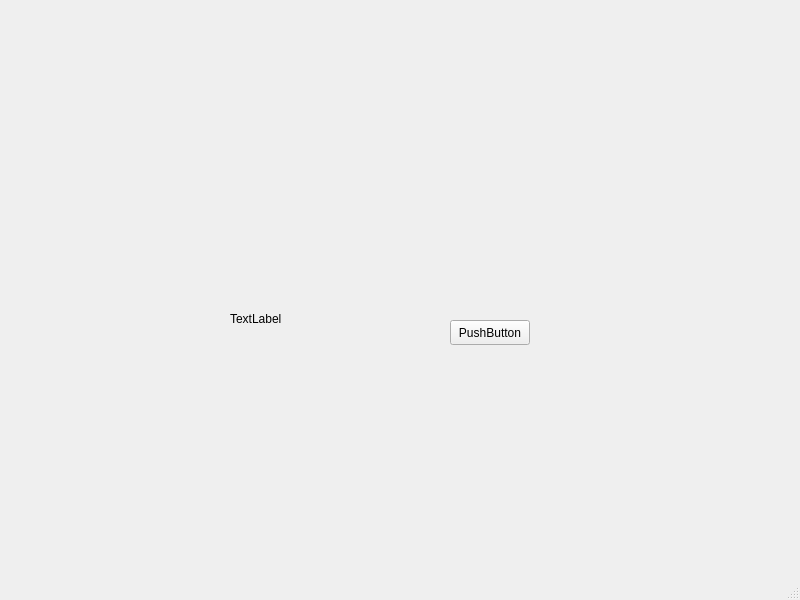
<?xml version="1.0" encoding="UTF-8"?>
<ui version="4.0">
 <class>MainWindow</class>
 <widget class="QMainWindow" name="MainWindow">
  <property name="geometry">
   <rect>
    <x>0</x>
    <y>0</y>
    <width>800</width>
    <height>600</height>
   </rect>
  </property>
  <property name="windowTitle">
   <string>MainWindow</string>
  </property>
  <widget class="QWidget" name="centralwidget">
   <widget class="QLabel" name="label">
    <property name="geometry">
     <rect>
      <x>230</x>
      <y>310</y>
      <width>54</width>
      <height>17</height>
     </rect>
    </property>
    <property name="text">
     <string>TextLabel</string>
    </property>
   </widget>
   <widget class="QPushButton" name="pushButton">
    <property name="geometry">
     <rect>
      <x>450</x>
      <y>320</y>
      <width>80</width>
      <height>25</height>
     </rect>
    </property>
    <property name="text">
     <string>PushButton</string>
    </property>
   </widget>
  </widget>
  <widget class="QMenuBar" name="menubar">
   <property name="geometry">
    <rect>
     <x>0</x>
     <y>0</y>
     <width>800</width>
     <height>22</height>
    </rect>
   </property>
  </widget>
  <widget class="QStatusBar" name="statusbar"/>
 </widget>
 <resources/>
 <connections/>
</ui>
